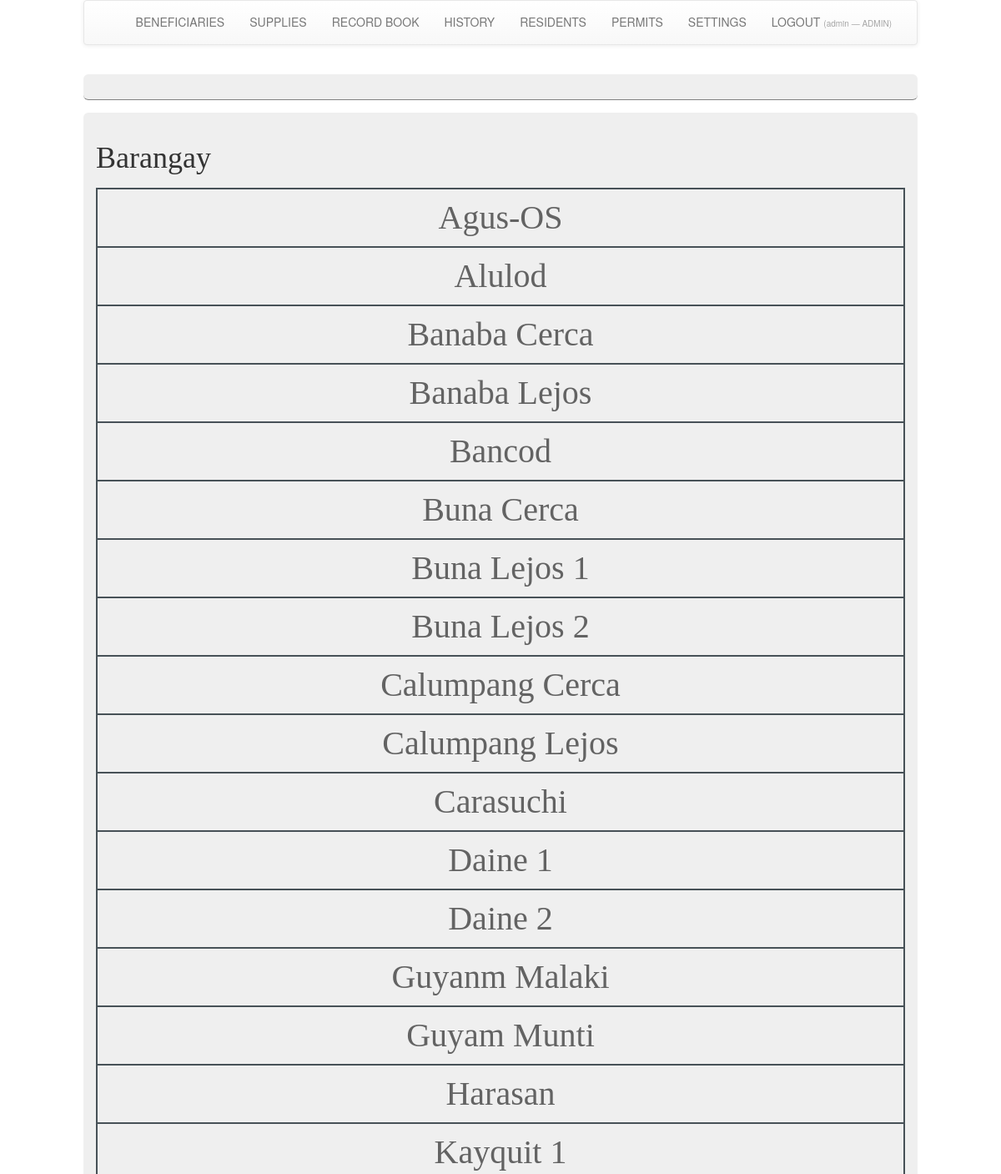
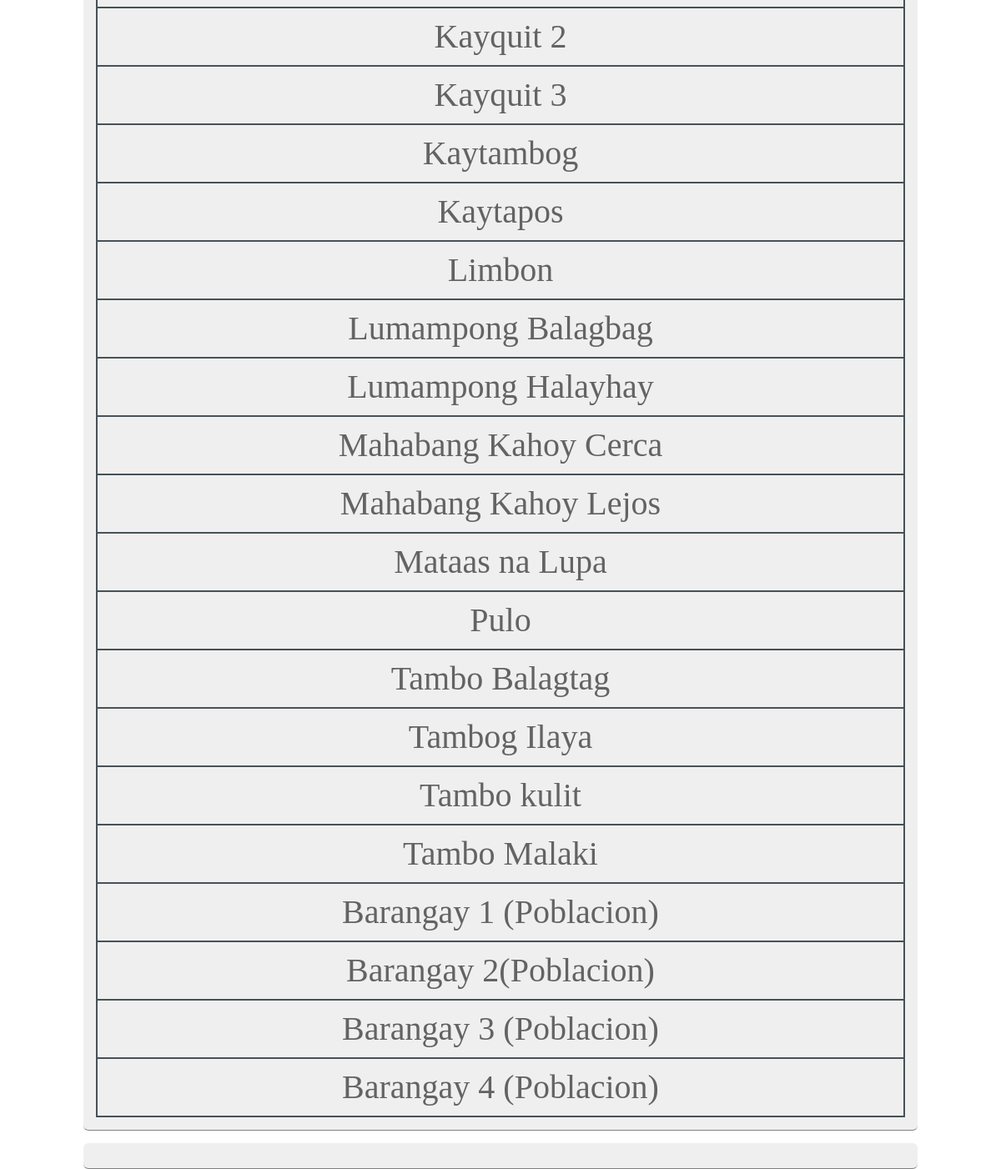
The page /inventoryProjBrgy/inventoryProjBrgy/brgy.php (signed in) on the database its author committed (2 pictures, top to bottom).
### tables this page shows
CREATE TABLE `barangays` (
  `brgy` varchar(50) NOT NULL,
  `n` int(11) NOT NULL
);

### inventoryProjBrgy/inventoryProjBrgy/require_auth.php (called while the page is built, shortened)
<?php
function current_role() {
    return isset($_SESSION['role']) ? (string)$_SESSION['role'] : 'staff';
}

### inventoryProjBrgy/inventoryProjBrgy/barangay_funcs.php (the view, shortened to what this page needs)
<?php
if (!function_exists('barangay')) {
	function barangay(): void
	{
		include __DIR__ . '/dbcon.php';
		$s = mysqli_query($con, 'SELECT * FROM barangays');
		while ($row = mysqli_fetch_assoc($s)) {
			$x = (string) $row['brgy'];
			echo '<tr><td><a href="patients.php?loc=' . htmlspecialchars($x, ENT_QUOTES, 'UTF-8') . '">'
				. htmlspecialchars($x, ENT_QUOTES, 'UTF-8') . '</a><br></td></tr>';
		}
	}
}

### inventoryProjBrgy/inventoryProjBrgy/brgy.php
<?php
require_once __DIR__ . '/require_auth.php';
include __DIR__ . '/dbcon.php';
require_once __DIR__ . '/barangay_funcs.php';
?><!DOCTYPE html>
<html>
<?php include __DIR__ . '/head.php'; ?>
<body>
<div class="pane">
<?php include __DIR__ . '/nav.php'; ?>
   <div class="content">
          </div><div class="content">
          <H1>Barangay</h1>
        <center>
            <table class="brgy"  align="center" style="line-height:60px;">
<?php
barangay();
?>
</table>
        </div>
		<div class="content">
		</div>
       </div>
    </body>
</html>

### inventoryProjBrgy/inventoryProjBrgy/head.php (shortened to what this page needs)
   <link rel="stylesheet" href="assets/bootstrap/css/bootstrap.min.css">
   <link rel="stylesheet" href="assets/css/styles.css">
<link href="styles/main.css" type="text/css" rel="stylesheet" />

### inventoryProjBrgy/inventoryProjBrgy/nav.php (shortened to what this page needs)
<?php
$_nav_role = function_exists('current_role') ? current_role() : 'staff';
$_nav_user = isset($_SESSION['user']) ? htmlspecialchars((string)$_SESSION['user'], ENT_QUOTES, 'UTF-8') : '';
?>
<nav class="navbar navbar-default">
  <div class="container-fluid">
    <div class="collapse navbar-collapse" id="navcol-1">
      <ul class="nav navbar-nav navbar-right">
        <li><a href="brgy.php">BENEFICIARIES</a></li>
        <li><a href="items.php">SUPPLIES</a></li>
        <li><a href="logs.php">RECORD BOOK</a></li>
        <li><a href="history.php">HISTORY</a></li>
        <li><a href="residents.php">RESIDENTS</a></li>
        <li><a href="permits.php">PERMITS</a></li>
        <?php if ($_nav_role === 'admin'): ?>
          <li><a href="Settings.php">SETTINGS</a></li>
        <?php endif; ?>
        <li>
          <a href="logout.php">
            LOGOUT
            <?php if ($_nav_user !== ''): ?>
              <small style="opacity:.65;font-size:10px">
                (<?php echo $_nav_user; ?> &mdash; <?php echo strtoupper($_nav_role); ?>)
              </small>
            <?php endif; ?>
          </a>
        </li>
      </ul>
    </div>
  </div>
</nav>

### inventoryProjBrgy/inventoryProjBrgy/styles/main.css (style rules this page uses)
* { margin: 0px; padding: 0px; }
h1, h2, h3 { font-family: Century Gothic; font-weight: normal; margin-bottom: 15px; }
div.pane { width: 1000px; margin: 0px auto; }
div.content { border-radius: 6px; background-color: #EFEFEF; margin-top: 15px; width: 1000px; display: block; position: relative; float: left; padding: 15px; border-bottom: 1px solid gray; }
a { text-decoration: none; color: #636363; }
table.brgy { width: 100%; font-family: Calibri; }
table.brgy td { font-size: 30pt; border: 2px solid #475157; text-align: center; padding: 4px; }

### rows shown on the page
barangays: brgy "Agus-OS"
barangays: brgy "Alulod"
barangays: brgy "Banaba Cerca"
barangays: brgy "Banaba Lejos"
barangays: brgy "Bancod"
barangays: brgy "Buna Cerca"
barangays: brgy "Buna Lejos 1"
barangays: brgy "Buna Lejos 2"
barangays: brgy "Calumpang Cerca"
barangays: brgy "Calumpang Lejos"
barangays: brgy "Carasuchi"
barangays: brgy "Daine 1"
barangays: brgy "Daine 2"
barangays: brgy "Guyanm Malaki"
barangays: brgy "Guyam Munti"
barangays: brgy "Harasan"
barangays: brgy "Kayquit 1"
barangays: brgy "Kayquit 2"
barangays: brgy "Kayquit 3"
barangays: brgy "Kaytambog"
barangays: brgy "Kaytapos"
barangays: brgy "Limbon"
barangays: brgy "Lumampong Balagbag"
barangays: brgy "Lumampong Halayhay"
barangays: brgy "Mahabang Kahoy Cerca"
barangays: brgy "Mahabang Kahoy Lejos"
barangays: brgy "Mataas na Lupa"
barangays: brgy "Pulo"
barangays: brgy "Tambo Balagtag"
barangays: brgy "Tambog Ilaya"
barangays: brgy "Tambo kulit"
barangays: brgy "Tambo Malaki"
barangays: brgy "Barangay 1 (Poblacion)"
barangays: brgy "Barangay 2(Poblacion)"
barangays: brgy "Barangay 3 (Poblacion)"
barangays: brgy "Barangay 4 (Poblacion)"

### other values the page prints
$_nav_user "admin"
$_nav_role "ADMIN"
